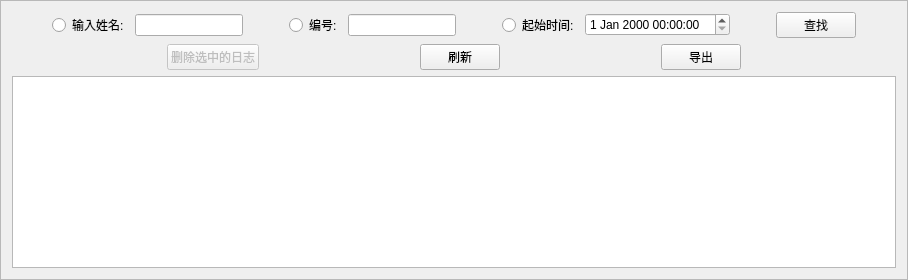
            <widget class="QFrame" name="frame_4">
             <property name="frameShape">
              <enum>QFrame::StyledPanel</enum>
             </property>
             <property name="frameShadow">
              <enum>QFrame::Raised</enum>
             </property>
             <layout class="QVBoxLayout" name="verticalLayout_58">
              <item>
               <layout class="QVBoxLayout" name="verticalLayout_57">
                <item>
                 <layout class="QHBoxLayout" name="horizontalLayout_55">
                  <item>
                   <spacer name="horizontalSpacer_124">
                    <property name="orientation">
                     <enum>Qt::Horizontal</enum>
                    </property>
                    <property name="sizeHint" stdset="0">
                     <size>
                      <width>40</width>
                      <height>20</height>
                     </size>
                    </property>
                   </spacer>
                  </item>
                  <item>
                   <widget class="QRadioButton" name="radioButton_13">
                    <property name="text">
                     <string>输入姓名:</string>
                    </property>
                   </widget>
                  </item>
                  <item>
                   <widget class="QLineEdit" name="lineEdit_30"/>
                  </item>
                  <item>
                   <spacer name="horizontalSpacer_121">
                    <property name="orientation">
                     <enum>Qt::Horizontal</enum>
                    </property>
                    <property name="sizeHint" stdset="0">
                     <size>
                      <width>40</width>
                      <height>20</height>
                     </size>
                    </property>
                   </spacer>
                  </item>
                  <item>
                   <widget class="QRadioButton" name="radioButton_14">
                    <property name="text">
                     <string>编号:</string>
                    </property>
                   </widget>
                  </item>
                  <item>
                   <widget class="QLineEdit" name="lineEdit_4"/>
                  </item>
                  <item>
                   <spacer name="horizontalSpacer_122">
                    <property name="orientation">
                     <enum>Qt::Horizontal</enum>
                    </property>
                    <property name="sizeHint" stdset="0">
                     <size>
                      <width>40</width>
                      <height>20</height>
                     </size>
                    </property>
                   </spacer>
                  </item>
                  <item>
                   <widget class="QRadioButton" name="radioButton_15">
                    <property name="text">
                     <string>起始时间:</string>
                    </property>
                   </widget>
                  </item>
                  <item>
                   <widget class="QDateTimeEdit" name="dateTimeEdit_4"/>
                  </item>
                  <item>
                   <spacer name="horizontalSpacer_123">
                    <property name="orientation">
                     <enum>Qt::Horizontal</enum>
                    </property>
                    <property name="sizeHint" stdset="0">
                     <size>
                      <width>40</width>
                      <height>20</height>
                     </size>
                    </property>
                   </spacer>
                  </item>
                  <item>
                   <widget class="QPushButton" name="pushButton_89">
                    <property name="minimumSize">
                     <size>
                      <width>75</width>
                      <height>0</height>
                     </size>
                    </property>
                    <property name="text">
                     <string>查找</string>
                    </property>
                    <property name="icon">
                     <iconset>
                      <normaloff>:/image/search.ico</normaloff>:/image/search.ico</iconset>
                    </property>
                   </widget>
                  </item>
                  <item>
                   <spacer name="horizontalSpacer_125">
                    <property name="orientation">
                     <enum>Qt::Horizontal</enum>
                    </property>
                    <property name="sizeHint" stdset="0">
                     <size>
                      <width>40</width>
                      <height>20</height>
                     </size>
                    </property>
                   </spacer>
                  </item>
                 </layout>
                </item>
                <item>
                 <layout class="QHBoxLayout" name="horizontalLayout_56">
                  <item>
                   <spacer name="horizontalSpacer_117">
                    <property name="orientation">
                     <enum>Qt::Horizontal</enum>
                    </property>
                    <property name="sizeHint" stdset="0">
                     <size>
                      <width>40</width>
                      <height>20</height>
                     </size>
                    </property>
                   </spacer>
                  </item>
                  <item>
                   <widget class="QPushButton" name="pushButton_27">
                    <property name="enabled">
                     <bool>false</bool>
                    </property>
                    <property name="minimumSize">
                     <size>
                      <width>75</width>
                      <height>0</height>
                     </size>
                    </property>
                    <property name="text">
                     <string>删除选中的日志</string>
                    </property>
                    <property name="icon">
                     <iconset>
                      <normaloff>:/image/gtk-delete.png</normaloff>:/image/gtk-delete.png</iconset>
                    </property>
                   </widget>
                  </item>
                  <item>
                   <spacer name="horizontalSpacer_118">
                    <property name="orientation">
                     <enum>Qt::Horizontal</enum>
                    </property>
                    <property name="sizeHint" stdset="0">
                     <size>
                      <width>40</width>
                      <height>20</height>
                     </size>
                    </property>
                   </spacer>
                  </item>
                  <item>
                   <widget class="QPushButton" name="pushButton_85">
                    <property name="minimumSize">
                     <size>
                      <width>75</width>
                      <height>0</height>
                     </size>
                    </property>
                    <property name="text">
                     <string>刷新</string>
                    </property>
                    <property name="icon">
                     <iconset>
                      <normaloff>:/image/gtk-refresh.png</normaloff>:/image/gtk-refresh.png</iconset>
                    </property>
                   </widget>
                  </item>
                  <item>
                   <spacer name="horizontalSpacer_119">
                    <property name="orientation">
                     <enum>Qt::Horizontal</enum>
                    </property>
                    <property name="sizeHint" stdset="0">
                     <size>
                      <width>40</width>
                      <height>20</height>
                     </size>
                    </property>
                   </spacer>
                  </item>
                  <item>
                   <widget class="QPushButton" name="pushButton_90">
                    <property name="minimumSize">
                     <size>
                      <width>75</width>
                      <height>0</height>
                     </size>
                    </property>
                    <property name="text">
                     <string>导出</string>
                    </property>
                    <property name="icon">
                     <iconset>
                      <normaloff>:/image/gtk-save-as.png</normaloff>:/image/gtk-save-as.png</iconset>
                    </property>
                   </widget>
                  </item>
                  <item>
                   <spacer name="horizontalSpacer_120">
                    <property name="orientation">
                     <enum>Qt::Horizontal</enum>
                    </property>
                    <property name="sizeHint" stdset="0">
                     <size>
                      <width>40</width>
                      <height>20</height>
                     </size>
                    </property>
                   </spacer>
                  </item>
                 </layout>
                </item>
                <item>
                 <widget class="QTableView" name="tableView_9"/>
                </item>
               </layout>
              </item>
             </layout>
            </widget>
